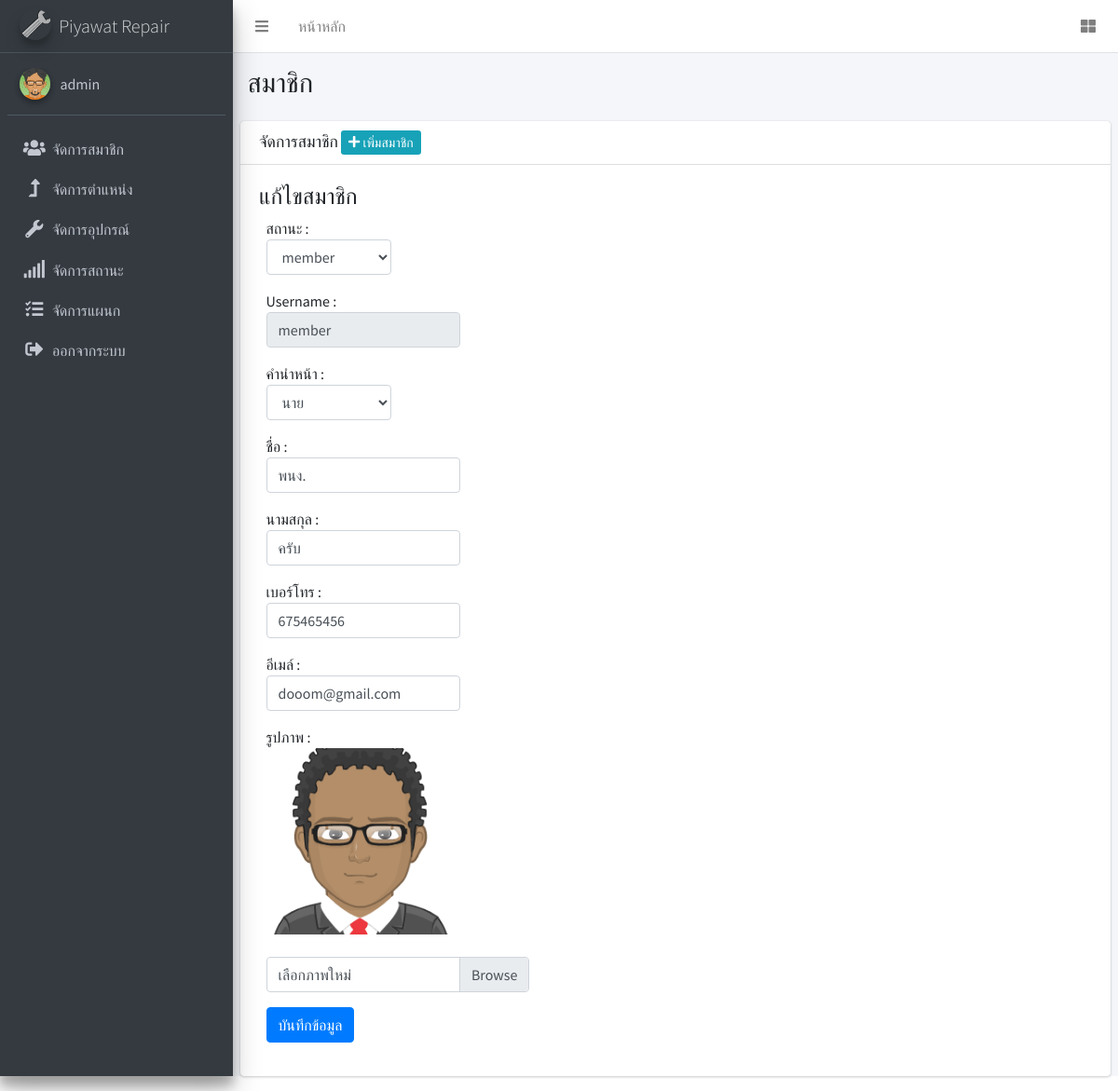
The app's page /admin/member.php?act=edit&ID=2 (signed in) with its own data.
### tables this page shows
CREATE TABLE `tbl_member` (
  `m_id` int(11) NOT NULL,
  `ref_d_id` int(11) NOT NULL COMMENT 'tbl_department',
  `ref_p_id` int(11) NOT NULL COMMENT 'tbl_position',
  `m_username` varchar(50) NOT NULL,
  `m_password` varchar(50) NOT NULL,
  `m_fname` varchar(50) NOT NULL,
  `m_name` varchar(100) NOT NULL,
  `m_lname` varchar(100) NOT NULL,
  `m_phone` int(20) NOT NULL,
  `m_email` varchar(50) NOT NULL,
  `m_level` varchar(20) NOT NULL,
  `m_img` varchar(100) NOT NULL,
  `m_datesave` timestamp NOT NULL DEFAULT CURRENT_TIMESTAMP
);

### admin/member_form_edit.php (the view, shortened to what this page needs)
<?php
$ID = $_GET['ID'];
$sql = "SELECT * FROM tbl_member WHERE m_id=$ID";
$result = mysqli_query($con, $sql) or die ("Error in query: $sql " . mysqli_error());
$row = mysqli_fetch_array($result);
extract($row);
?>
<h4> แก้ไขสมาชิก </h4>
<form action="member_form_edit_db.php" method="post" class="form-horizontal" enctype="multipart/form-data">
  <div class="form-group">
    <div class="col-sm-2 control-label">
      สถานะ :
    </div>
    <div class="col-sm-2">
      <select name="m_level" class="form-control select2" required>
          <option selected="selected" value="<?php echo $row['m_level'];?>">
          <?php echo $row['m_level'];?>
        </option>
      </select>
    </div>
  </div>
  <div class="form-group">
    <div class="col-sm-2 control-label">
      Username :
    </div>
    <div class="col-sm-3">
      <input type="text" name="m_username" required class="form-control" autocomplete="off" value="<?php echo $row['m_username'];?>" disabled>
    </div>
  </div>
  <div class="form-group">
    <div class="col-sm-2 control-label">
      คำนำหน้า :
    </div>
    <div class="col-sm-2">
      <select name="m_fname" class="form-control" required>
        <option value="<?php echo $row['m_fname'];?>">
          <?php echo $row['m_fname'];?>
        </option>
      </select>
    </div>
  </div>
  <div class="form-group">
    <div class="col-sm-2 control-label">
      ชื่อ :
    </div>
    <div class="col-sm-3">
      <input type="text" name="m_name" required class="form-control" value="<?php echo $row['m_name'];?>">
    </div>
  </div>
  <div class="form-group">
    <div class="col-sm-2 control-label">
      นามสกุล :
    </div>
    <div class="col-sm-3">
      <input type="text" name="m_lname" required class="form-control" value="<?php echo $row['m_lname'];?>">
    </div>
  </div>
  <div class="form-group">
    <div class="col-sm-2 control-label">
      เบอร์โทร :
    </div>
    <div class="col-sm-3">
      <input type="text" name="m_phone" required class="form-control" value="<?php echo $row['m_phone'];?>">
    </div>
  </div>
  <div class="form-group">
    <div class="col-sm-2 control-label">
      อีเมล์ :
    </div>
    <div class="col-sm-3">
      <input type="email" name="m_email" required class="form-control" value="<?php echo $row['m_email'];?>">
    </div>
  </div>
  <div class="form-group">
    <div class="col-sm-2 control-label">
      รูปภาพ :
    </div>
    <div class="col-sm-4">
      <img src="../m_img/<?php echo $row['m_img'];?>" width="200px">
      <br>
 <br>
        <div class="custom-file">
        <label class="custom-file-label" for="exampleInputFile">เลือกภาพใหม่</label>
        </div>
    </div>
  </div>
  <div class="form-group">
    <div class="col-sm-3">
      <button type="submit" class="btn btn-primary">บันทึกข้อมูล</button>
    </div>
  </div>
</form>

### admin/member.php (shortened to what this page needs)
<?php include('h.php'); ?>
    <body class="hold-transition sidebar-mini">
    <div class="wrapper">
        <?php include('menutop.php'); ?>
        <aside class="main-sidebar sidebar-dark-primary elevation-4">
            <a href="index.php" class="brand-link">
                <img src="../dist/img/wrench.png" alt="AdminLTE Logo" class="brand-image img-circle elevation-3"
                     style="opacity: .8">
                <span class="brand-text font-weight-light">Piyawat Repair</span>
            </a>
            <div class="sidebar">
                <div class="user-panel mt-3 pb-3 mb-3 d-flex">
                    <div class="image">
                        <img src="../m_img/<?php echo $m_img; ?>" class="img-circle elevation-2" alt="User Image">
                    </div>
                    <div class="info">
                        <a href="#" class="d-block"><?php echo $m_name; ?></a>
                    </div>
                </div>
                <nav class="mt-2">
                    <ul class="nav nav-pills nav-sidebar flex-column" data-widget="treeview" role="menu"
                        data-accordion="false">
                        <li class="nav-item">
                            <a href="member.php" class="nav-link">
                                <i class="nav-icon fas fa-users"></i>
                                <p>
                                    จัดการสมาชิก
                                </p>
                            </a>
                        </li>
                        <li class="nav-item">
                            <a href="position.php" class="nav-link">
                                <i class="nav-icon fas fa-level-up-alt"></i>
                                <p>
                                    จัดการตำแหน่ง
                                </p>
                            </a>
                        </li>
                        <li class="nav-item">
                            <a href="device.php" class="nav-link">
                                <i class="nav-icon fas fa-wrench"></i>
                                <p>
                                    จัดการอุปกรณ์
                                </p>
                            </a>
                        </li>
                        <li class="nav-item">
                            <a href="status.php" class="nav-link">
                                <i class="nav-icon fas fa-signal"></i>
                                <p>
                                    จัดการสถานะ
                                </p>
                            </a>
                        </li>
                        <li class="nav-item">
                            <a href="depm.php" class="nav-link">
                                <i class="nav-icon fas fa-tasks"></i>
                                <p>
                                    จัดการแผนก
                                </p>
                            </a>
                        </li>
                        <li class="nav-item">
                            <a href="../logout.php" class="nav-link"
                               onclick="return confirm('คุณต้องการออกจากระบบหรือไม่ ?');">
                                <i class="nav-icon fas fa-sign-out-alt"></i>
                                <p>
                                    ออกจากระบบ
                                </p>
                            </a>
                        </li>
                </nav>
            </div>
        </aside>
        <div class="content-wrapper">
            <section class="content-header">
                <div class="container-fluid">
                    <div class="row mb-2">
                        <div class="col-sm-6">
                            <h1>สมาชิก</h1>
                        </div>
                    </div>
                </div>
            </section>
            <section class="content">
                <div class="card">
                    <div class="card-header">
                        <h3 class="card-title">จัดการสมาชิก
                            <a href="member.php?act=add" class="btn-info btn-sm"><i class="fas fa-plus"></i> เพิ่มสมาชิก</a>
                        </h3>
                    </div>
                    <div class="card-body">
                        <?php
                        $act = $_GET['act'];
                        if ($act == 'add') {
                            include('member_form_add.php');
                        } elseif ($act == 'edit') {
                            include('member_form_edit.php');
                        } elseif ($act == 'rwd') {
                            include('member_form_rwd.php');
                        } else {
                            include('member_list.php');
                        }
                        ?>
                    </div>
                </div>
            </section>
        </div>
    </body>
    </html>

### records on screen
tbl_member: m_img (picture), m_name "admin"
tbl_member: m_level "member", m_username "member", m_fname "นาย", m_name "พนง.", m_lname "ครับ", m_phone "675465456", m_email "dooom@gmail.com", m_img (picture)
